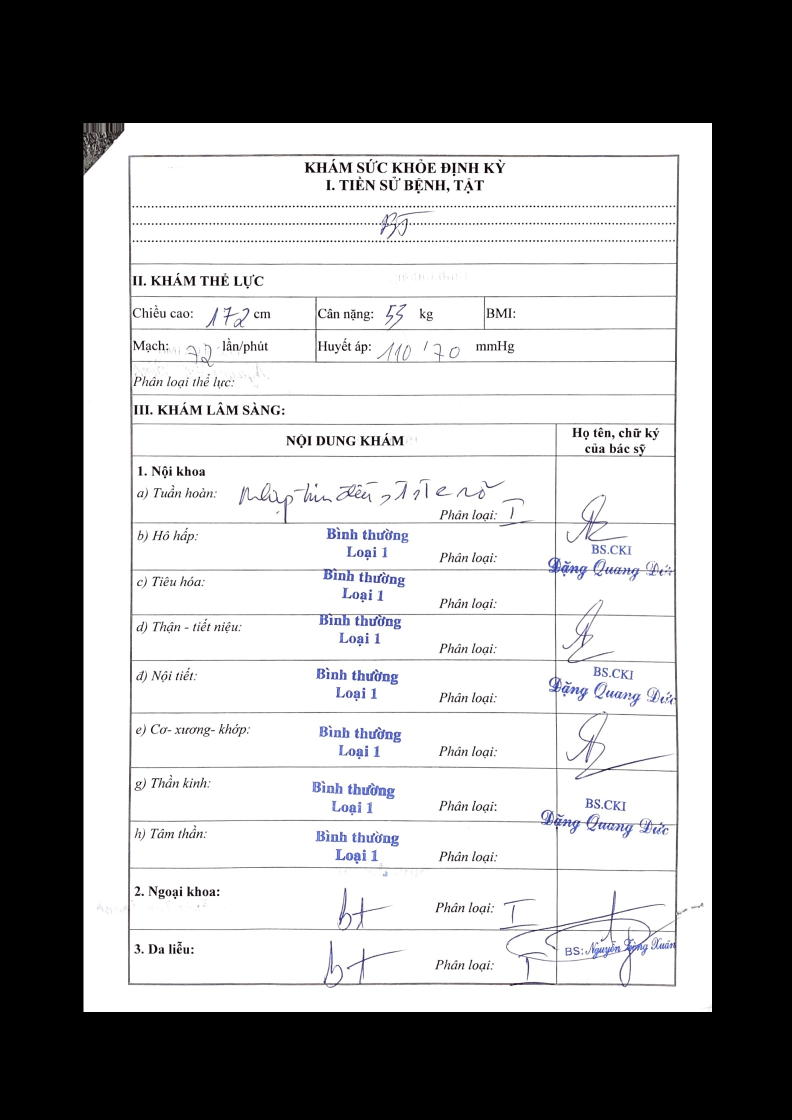
#> input picture resources/images/test/real/easy/scan1_adjusted.jpeg, 1584 x 2240 px (shown at 1/2 size)
$ python -i enhance_image.py   (imports and definitions only)
#> lines starting #> are read from the running program, lines starting #| are printed output that depends on the picture
#> further down, picture is the input picture: shape (2240, 1584, 3); mean B, G, R 154.4, 153.7, 153.8
import numpy as np
import cv2
from ocr.src.doc.image_process import adjust_ratio

# [16 lines left out: functions _compute_size_persp_transform, _compute_target_point, not called in this run]

def _do_transform(img,sPoints,tPoints,width,height):
    M = cv2.getPerspectiveTransform(sPoints, tPoints)
    return cv2.warpPerspective(img, M, (int(width), int(height)))

# [24 lines left out: functions _convert_and_resize_sPoints, persp_image_transform, not called in this run]

def remove_noise(img,a,g):
    processed_image = cv2.addWeighted(img,a,np.zeros(img.shape,img.dtype),0,g)
    return processed_image

def whiten_background(img):
    # copy from : https://stackoverflow.com/questions/46522056/how-to-whiten-background-and-blaken-grid-in-a-same-image
    kernel = cv2.getStructuringElement(cv2.MORPH_ELLIPSE, (5,5))
    dilated = cv2.morphologyEx(img, cv2.MORPH_DILATE, kernel)
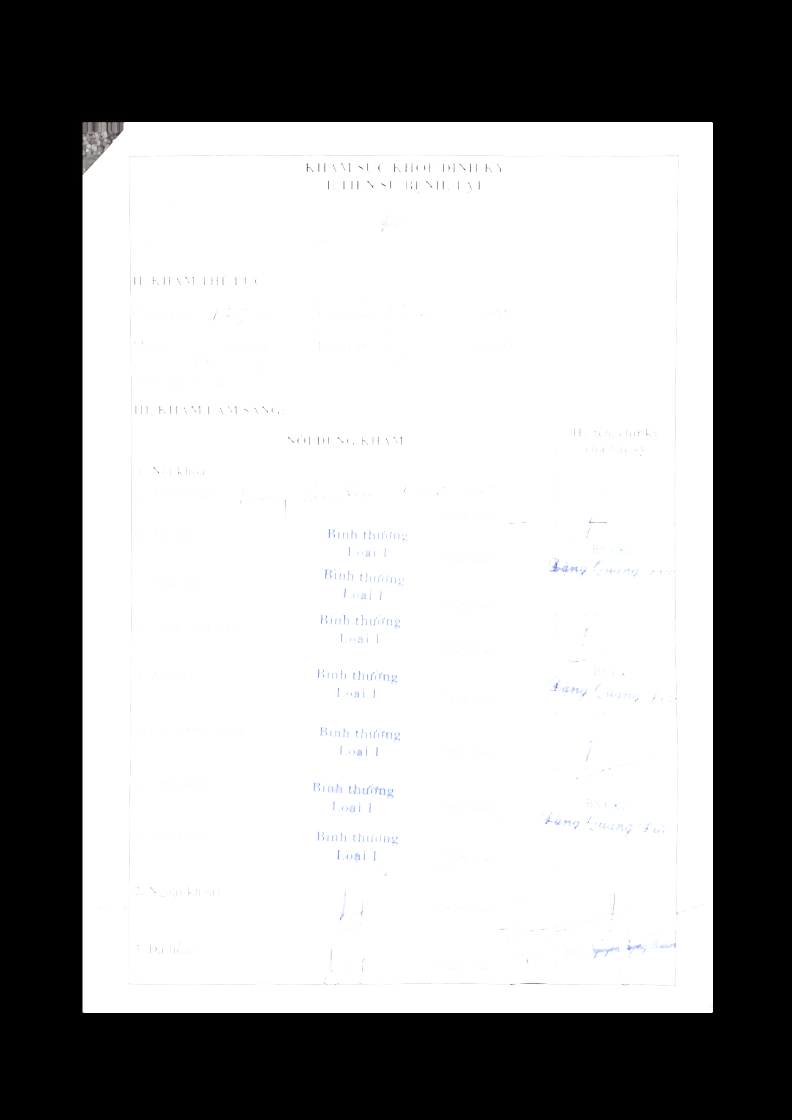
#> dilated: shape (2240, 1584, 3) (shown at 1/2 size); mean B, G, R 161.2, 161, 161
    processed_image = 255 - cv2.subtract(dilated, img)
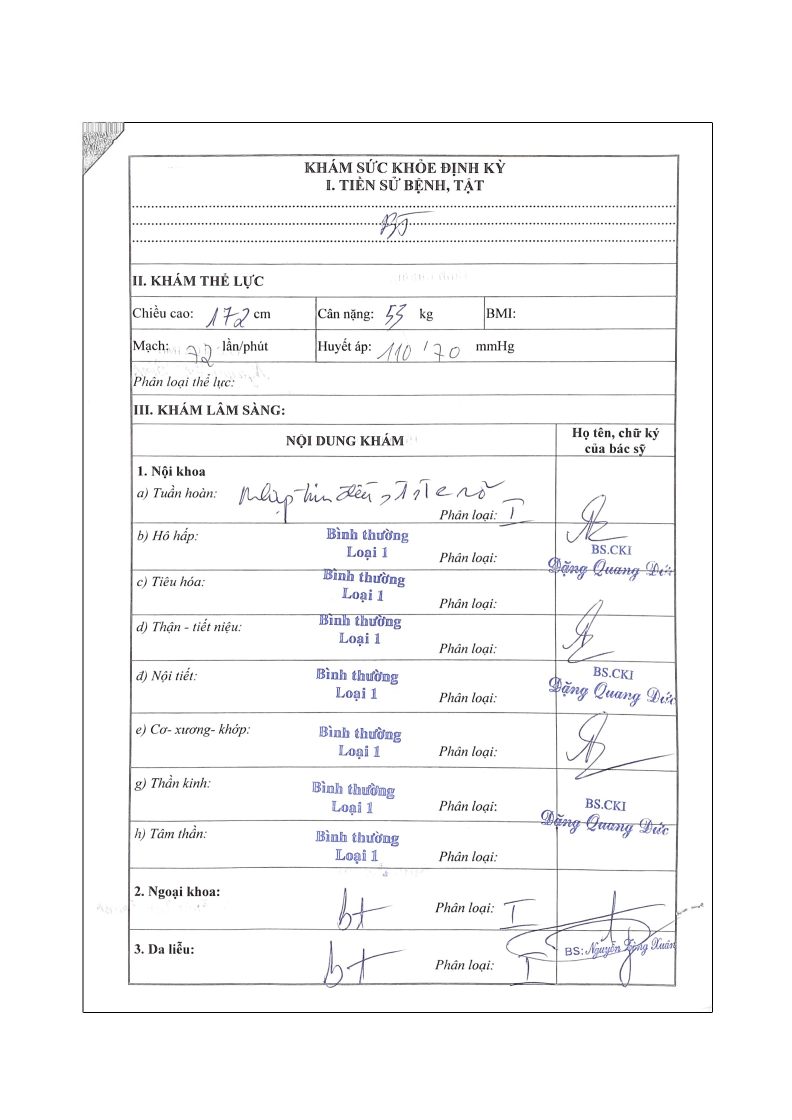
#> processed_image: shape (2240, 1584, 3) (shown at 1/2 size); mean B, G, R 248.3, 247.7, 247.8

    # do medianBlur
    median = cv2.medianBlur(dilated, 5)
    processed_image = 255 - cv2.subtract(median, img)

    ## do normalize
    processed_image = cv2.normalize(processed_image,None, 0, 255, cv2.NORM_MINMAX )

    return processed_image

def enhance_text(image, gamma=1.0):

#> called with gamma = 0.5
    invGamma = 1.0 / gamma
    table = np.array([((i / 255.0) ** invGamma) * 255
        for i in np.arange(0, 256)]).astype("uint8")

    return cv2.LUT(image, table)
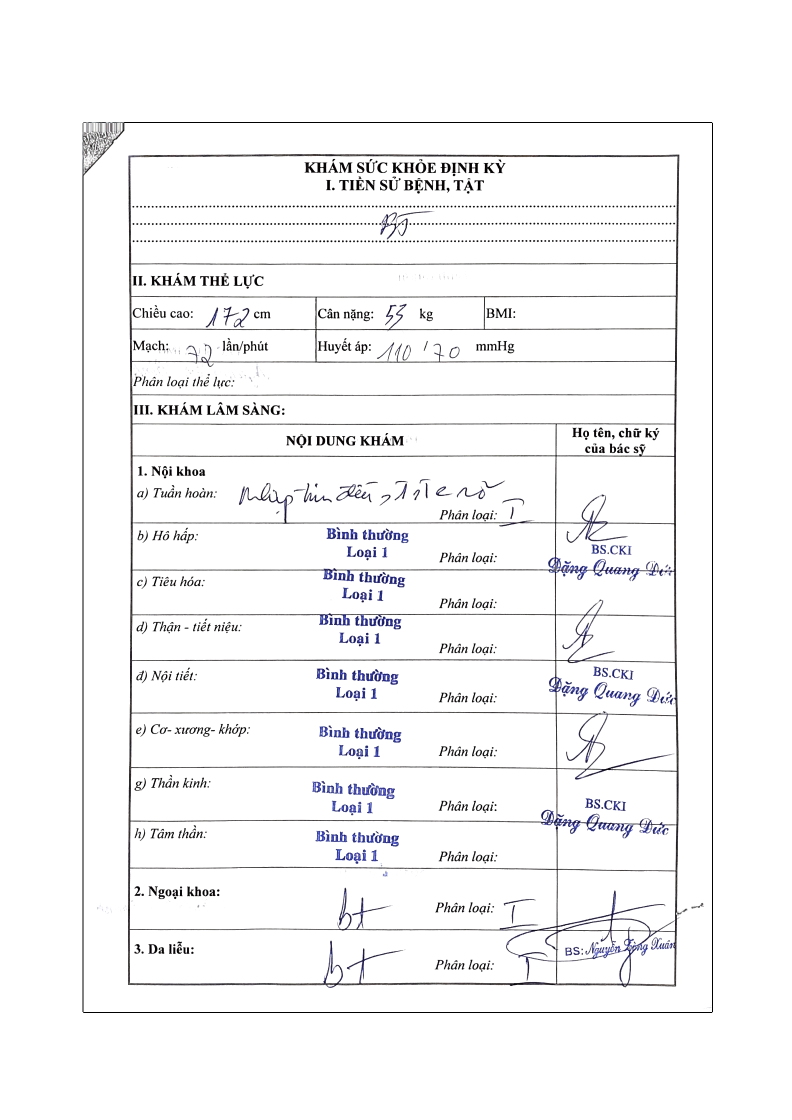
#> returned value: shape (2240, 1584, 3) (shown at 1/2 size); mean of channels 0, 1, 2 246.5, 245.8, 245.8; drawn as B, G, R

def whiten_and_remove_noise(img):
    """
    Args:
        img (np.array) : Image
    Return:
        img (np.array) : Processed image
    """
    processed_image = whiten_background(img)

    processed_image = remove_noise(processed_image,1,13)

    # make the text bolder
    processed_image = enhance_text(processed_image, gamma=0.5)

    return processed_image

# [12 lines left out: function crop_and_enhance, not called in this run]

>>> import cv2
>>> picture = cv2.imread('../../../resources/images/test/real/easy/scan1_adjusted.jpeg')
>>> result = whiten_and_remove_noise(picture)
